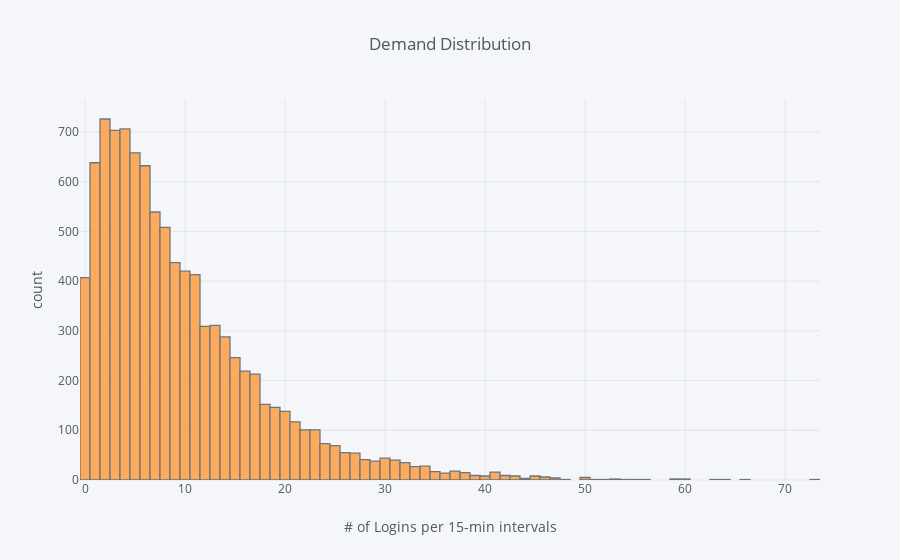

Notebook cell for this chart:
### Markdown cell above
Peforming some descriptive stasticial analysis, it is observed that in average there are 9.5 logins during a given 15 min-interval. The resulting value for the standard deviation shows that the observations are spread out.  
The 3 sigma spread to the right is 33 indicating that any observations bigger than 3 could be considered outliers.

### Code cell
DataT['count'].iplot(kind='hist', xTitle='# of Logins per 15-min intervals ',
                  yTitle='count', title=' Demand Distribution')

### Figure 1 — Plotly figure (JSON) as saved in the notebook; plotly's stock layout.template omitted (floating-point values rounded to 4 significant figures; data arrays with more than 128 entries replaced by an {"elided": "..."} marker saying what was removed)
{"data": [{"histfunc": "count", "histnorm": "", "marker": {"color": "rgba(255, 153, 51, 1.0)", "line": {"color": "#4D5663", "width": 1.3}}, "name": "count", "opacity": 0.8, "orientation": "v", "type": "histogram", "uid": "bd7b6379-bc64-4901-a768-3fcd23bc4328", "x": {"elided": "9788 int values"}}], "layout": {"barmode": "overlay", "legend": {"bgcolor": "#F5F6F9", "font": {"color": "#4D5663"}}, "paper_bgcolor": "#F5F6F9", "plot_bgcolor": "#F5F6F9", "title": {"font": {"color": "#4D5663"}, "text": " Demand Distribution"}, "xaxis": {"gridcolor": "#E1E5ED", "showgrid": true, "tickfont": {"color": "#4D5663"}, "title": {"font": {"color": "#4D5663"}, "text": "# of Logins per 15-min intervals "}, "zerolinecolor": "#E1E5ED"}, "yaxis": {"gridcolor": "#E1E5ED", "showgrid": true, "tickfont": {"color": "#4D5663"}, "title": {"font": {"color": "#4D5663"}, "text": "count"}, "zerolinecolor": "#E1E5ED"}}}
